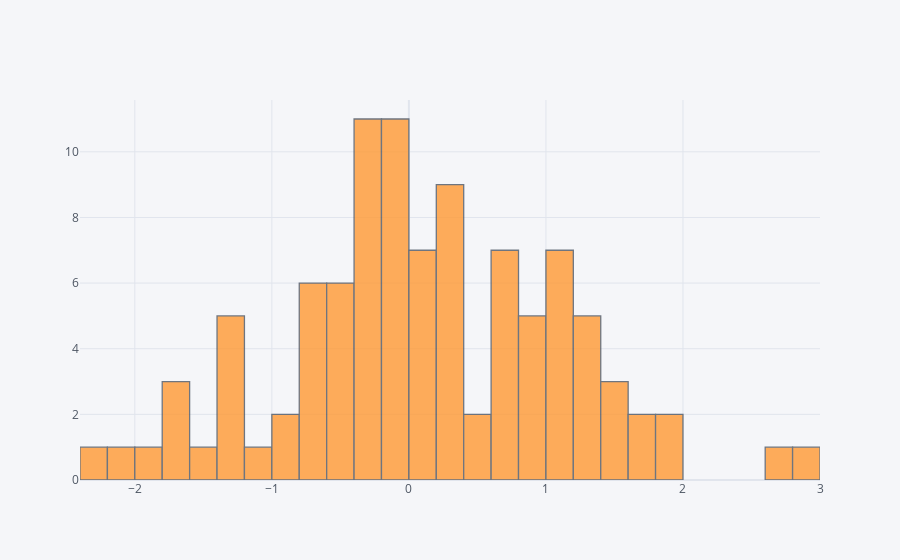

Write notebook code for a chart like this one.
### Code cell
# histogramme
df1['A'].iplot(kind='hist', bins=50)

### Figure 1 — Plotly figure (JSON) as saved in the notebook; plotly's stock layout.template omitted (floating-point values rounded to 4 significant figures)
{"data": [{"histfunc": "count", "histnorm": "", "marker": {"color": "rgba(255, 153, 51, 1.0)", "line": {"color": "#4D5663", "width": 1.3}}, "name": "A", "nbinsx": 50, "opacity": 0.8, "orientation": "v", "type": "histogram", "x": [-0.1082, 1.323, 0.04912, 1.102, -0.5058, -0.78, 0.07496, -0.5739, -1.361, 0.1747, 1.061, -1.291, 0.2098, 1.92, -2.218, -0.03124, 1.297, 1.363, -0.1478, -0.2213, -1.164, 0.4988, 1.006, 0.04532, 1.195, 0.007891, 0.2093, 0.9228, -0.2574, 0.3331, -0.7469, -1.496, 2.771, 0.229, 0.7423, 1.352, -0.2402, 0.2429, -0.2502, -1.722, -0.801, -0.2905, 0.7771, 0.6733, -0.3812, -1.329, 1.481, -0.2091, -0.7505, 1.142, 0.9564, -0.5405, -1.337, -0.1844, 0.2469, 1.939, -1.688, 1.773, -0.1342, -0.0227, -0.3519, -1.827, 0.6117, 1.43, -1.7, 0.6169, 0.2948, 0.9677, -0.2077, -0.1276, 1.608, -0.3591, -0.7724, 0.4957, 1.232, 0.8994, -0.4201, -0.1167, 0.2843, -0.1078, 0.002604, 1.426, 0.7356, -0.6252, 1.148, -0.6005, -0.2081, 0.9231, 0.1896, -0.5819, -2.067, 0.29, -0.9875, -1.291, -0.04547, -0.4916, 0.6256, -0.1295, 1.104, 2.975]}], "layout": {"barmode": "overlay", "legend": {"bgcolor": "#F5F6F9", "font": {"color": "#4D5663"}}, "paper_bgcolor": "#F5F6F9", "plot_bgcolor": "#F5F6F9", "title": {"font": {"color": "#4D5663"}}, "xaxis": {"gridcolor": "#E1E5ED", "showgrid": true, "tickfont": {"color": "#4D5663"}, "title": {"font": {"color": "#4D5663"}, "text": ""}, "zerolinecolor": "#E1E5ED"}, "yaxis": {"gridcolor": "#E1E5ED", "showgrid": true, "tickfont": {"color": "#4D5663"}, "title": {"font": {"color": "#4D5663"}, "text": ""}, "zerolinecolor": "#E1E5ED"}}}
